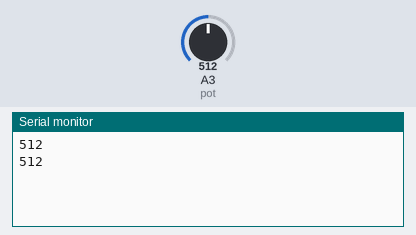
The sketch below on a simulated Arduino Uno, built with avr-gcc and run on an emulated ATmega328P. Parts: the last lines printed to the serial monitor. Inputs (shaded band) come from the test bench; at power-on: A3 (pot) = 512.

Above: at 1.5 s.
1.6 s: A3 (pot) set to 716
At 1.6 s:
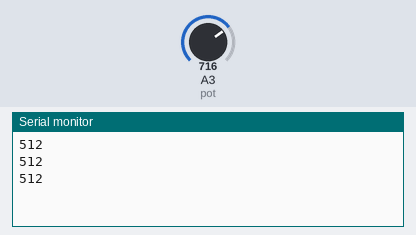
3.1 s: A3 (pot) set to 900
At 3.1 s:
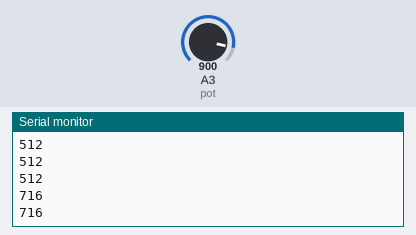
Timing chart, 0 to 6.1 s (numbered marks = the images above; inputs shaded):
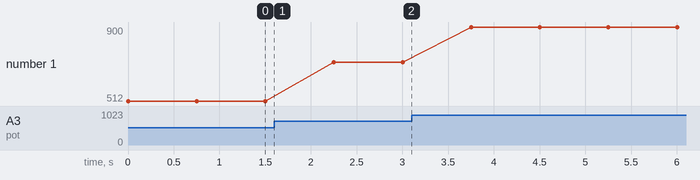

Measured:
- plotted number 1: 512 → 716 after the input at 1.6 s, 716 → 900 after the input at 3.1 s

The sketch:

Pot_Tester.ino
```cpp
#define pot A3


int value = 0;


void setup() {
  // put your setup code here, to run once:
  Serial.begin(9600);
  pinMode(A3, INPUT);
}

void loop() {
  // put your main code here, to run repeatedly:
  value = analogRead(pot);

  Serial.println(value);
  delay(750);
}
```
